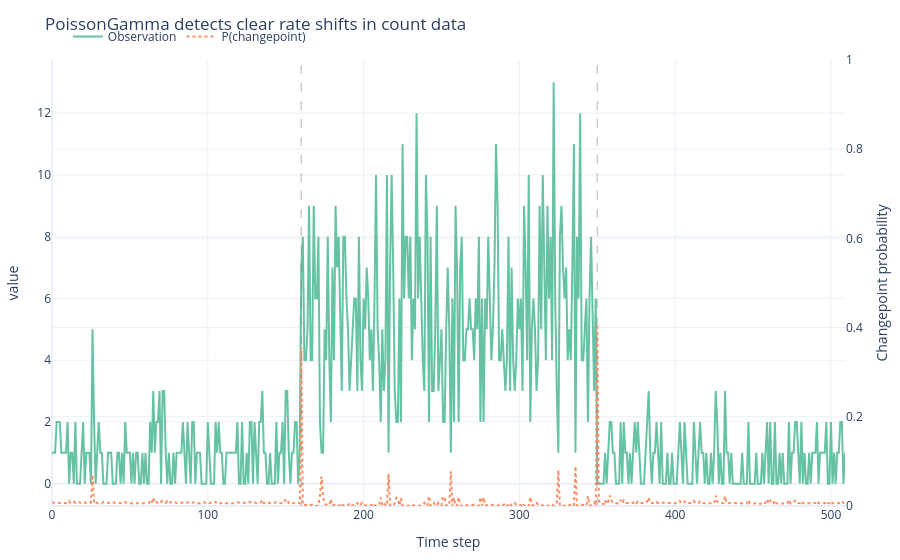

The code cell stored with this chart in its notebook:
### Markdown cell above
### PoissonGamma – event counts / arrival rates

``PoissonGamma`` models integer counts where the variance roughly matches the
mean (Poisson assumption). Typical applications include queue lengths,
arrival processes, and monitoring API call volumes. Hyperparameters
``alpha0`` and ``beta0`` define a Gamma prior on the Poisson rate λ.

### Code cell
rng = np.random.default_rng(10)
segments = [
    (160, 1.0),
    (190, 5.5),
    (160, 0.7),
]
counts = []
cps = []
total = 0
for length, rate in segments:
    counts.append(rng.poisson(rate, size=length))
    total += length
    cps.append(total)

cps = cps[:-1]
counts = np.concatenate(counts)
poisson_model = PoissonGamma(alpha0=1.5, beta0=1.0)
poisson_hazard = ConstantHazard(lambda_=120)
poisson_results = run_bocpd_series(counts, poisson_model, poisson_hazard, max_run_length=600)
fig = plot_series_with_cp(
    poisson_results,
    value_col="value",
    cp_prob_col="cp_prob",
    changepoints=cps,
    title="PoissonGamma detects clear rate shifts in count data",
)
fig

### Figure 1 — Plotly figure (JSON) as saved in the notebook; plotly's stock layout.template omitted (floating-point values rounded to 4 significant figures; data arrays with more than 128 entries replaced by an {"elided": "..."} marker saying what was removed)
{"data": [{"line": {"color": "rgb(102,194,165)", "width": 2}, "mode": "lines", "name": "Observation", "type": "scatter", "x": {"elided": "510 int values"}, "y": {"elided": "510 int values"}}, {"line": {"color": "rgb(252,141,98)", "dash": "dot", "width": 2}, "mode": "lines", "name": "P(changepoint)", "type": "scatter", "x": {"elided": "510 int values"}, "y": {"elided": "510 float values"}, "yaxis": "y2"}], "layout": {"autosize": true, "legend": {"orientation": "h", "x": 0.02, "y": 1.02, "yanchor": "bottom"}, "margin": {"b": 40, "l": 40, "r": 40, "t": 60}, "shapes": [{"line": {"color": "#888", "dash": "dash", "width": 1.2}, "opacity": 0.5, "type": "line", "x0": 160, "x1": 160, "xref": "x", "y0": 0, "y1": 1, "yref": "y domain"}, {"line": {"color": "#888", "dash": "dash", "width": 1.2}, "opacity": 0.5, "type": "line", "x0": 350, "x1": 350, "xref": "x", "y0": 0, "y1": 1, "yref": "y domain"}], "title": {"text": "PoissonGamma detects clear rate shifts in count data"}, "xaxis": {"autorange": true, "range": [0, 509], "title": {"text": "Time step"}, "type": "linear"}, "yaxis": {"autorange": true, "range": [-0.7222, 13.72], "title": {"text": "value"}, "type": "linear"}, "yaxis2": {"overlaying": "y", "range": [0, 1], "side": "right", "title": {"text": "Changepoint probability"}, "type": "linear"}}}
